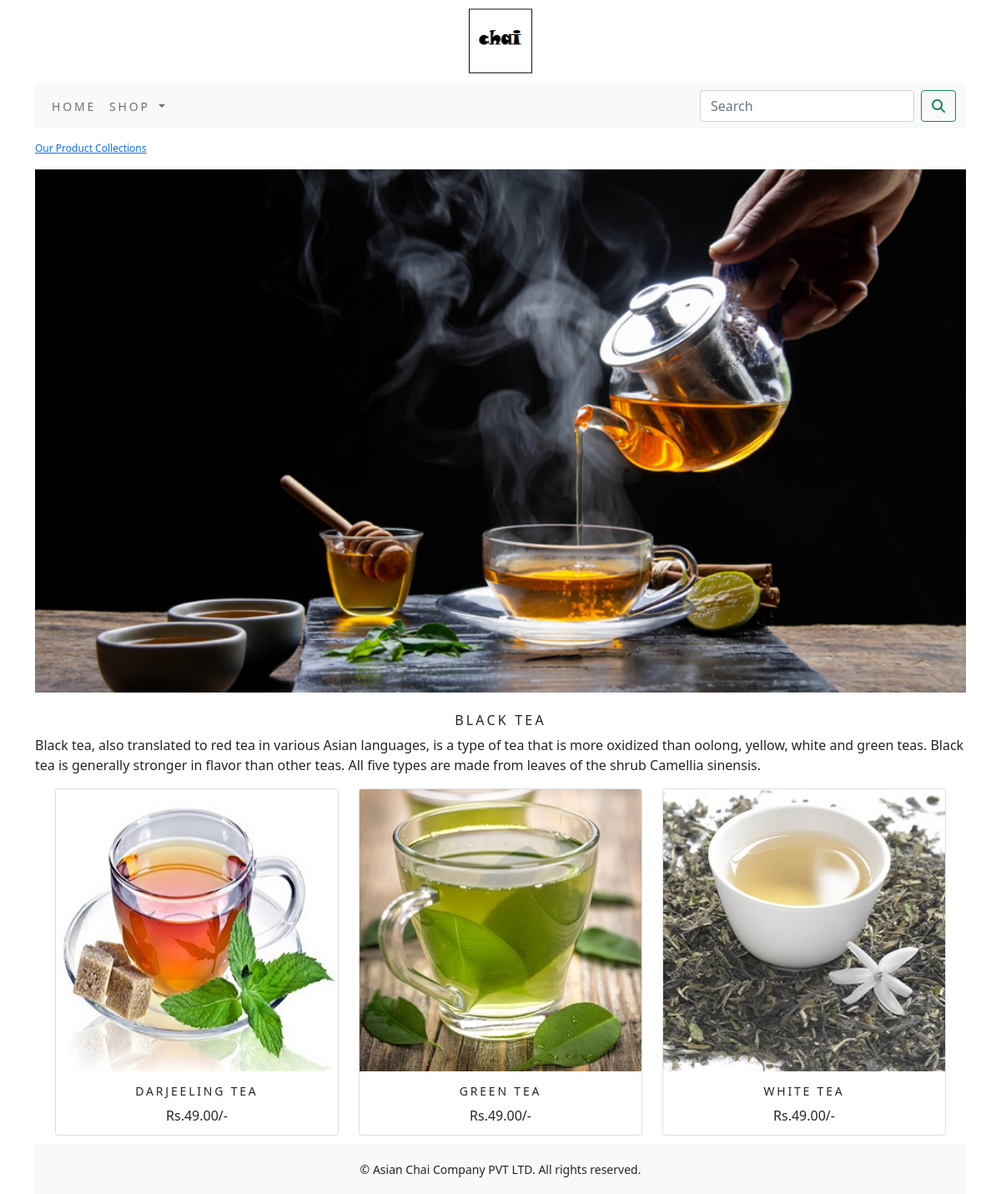
Screenshot of /black-tea/ with the database file from the repository.
### shop/models.py (models this page shows, shortened)
class Category(models.Model):
    name = models.CharField(max_length=250, unique=True)
    slug = models.SlugField(max_length=250, unique=True)
    description = models.TextField(blank=True)
    image = models.ImageField(upload_to='category', blank=True)
    class Meta:
        ordering = ('name',)
        verbose_name = 'category'
        verbose_name_plural = 'categories'
    def get_url(self):
        return reverse('shop:products_by_category', args=[self.slug])

class Product(models.Model):
    name = models.CharField(max_length=250, unique=True)
    slug = models.SlugField(max_length=250, unique=True)
    description = models.TextField(blank=True)
    price = models.DecimalField(max_digits=10, decimal_places=2)
    category = models.ForeignKey(Category, on_delete=models.CASCADE)
    image = models.ImageField(upload_to='product', blank=True)
    stock = models.IntegerField()
    available = models.BooleanField(default=True)
    created = models.DateTimeField(auto_now_add=True)
    updated = models.DateTimeField(auto_now=True)
    class Meta:
        ordering = ('name',)
        verbose_name = 'product'
        verbose_name_plural = 'products'
    def get_url(self):
        return reverse('shop:prodCatDetail', args=[self.category.slug, self.slug])

### shop/views.py (the view)
# urls.py: path('', views.allProdCat, name='allProdCat'),
def allProdCat(request, c_slug=None):
    c_page = None
    products_list = None
    if c_slug != None:
        c_page = get_object_or_404(Category, slug=c_slug)
        products_list = Product.objects.all().filter(category=c_page, available=True)
    else:
        products_list = Product.objects.all().filter(available=True)
    paginator = Paginator(products_list, 4)
    try:
        page = int(request.GET.get('page', '1'))
    except:
        page = 1
    try:
        products = paginator.page(page)
    except(EmptyPage, InvalidPage):
        products = paginator.page(paginator.num_pages)
    return render(request, 'category.html', {'category': c_page, 'products': products})

### cart/context_processors.py (called while the page is built)
def counter(request):
    item_count = 0
    if 'admin' in request.path:
        return {}
    else:
        try:
            cart = Cart.objects.filter(cart_id=_cart_id(request))
            cart_items = CartItem.objects.all().filter(cart=cart[:1])
            for cart_item in cart_items:
                item_count += cart_item.quantity
        except Cart.DoesNotExist:
            item_count = 0
    return dict(item_count=item_count)

### cart/views.py (called while the page is built)
def _cart_id(request):
    cart = request.session.session_key
    if not cart:
        cart = request.session.create()
    return cart

### shop/context_processors.py (called while the page is built)
def menu_links(request):
    links = Category.objects.all()
    return dict(links=links)

### template/category.html (shortened to what this page needs)
{% extends 'base.html' %}
{% load static %}
{% block content %}
{% if category %}
<div>
    <div class="row my_row_class">
        <div class="mx-auto">
        <p><a href="{% url 'shop:allProdCat' %}">Our Product Collections</a></p>
        </div>
    </div>
</div>
{% endif %}
<div class="mx-auto">
    {% if category %}
    <img class="my_image" src="{{category.image.url}}" alt="{{category.name}}">
</div><br>
<div>
    <h1 class="text-center my_title">{{category.name}}</h1>
    <p class="text-justify">{{category.description}}</p>
</div>
{% endif %}
<div class="container">
    <div class="row mx-auto">
        {% for product in products.object_list %}
        <div class="my_bottom_margin col-9 col-sm-12 col-md-4 col-lg-4">
            <div class="card text-center" style="min-width:18rem; height:26rem;">
             <a href="{{product.get_url}}"><img class="card-img-top my_image" src="{{product.image.url}}" alt="{{product.name}}"></a>
            <div class="card-body">
                <h4>{{product.name}}</h4>
                <p>Rs.{{product.price}}/-</p>
            </div>
            </div>
        </div>
        {% endfor %}
    </div>
</div>
{% endblock %}

### static/css/custom.css (style rules this page uses)
body { font-family: 'Roboto', sans-serif; }
.my_row_class { padding-top:15px; }
.my_row_class .mx-auto { color:#000; font-size:12px; }
.my_image { width:100%; height:auto; }
.my_title { font-size:16px; text-transform:uppercase; letter-spacing:.2em; }
.my_bottom_margin { margin-bottom:10px; }
.card-body h4 { font-size:14px; text-transform:uppercase; letter-spacing:.2em; }

### rows the page displays
Category: image (picture), name "BLACK TEA", description "Black tea, also translated to red tea in various Asian languages, is a type of tea that is more oxidized than oolong, yellow, white and green teas. Black tea is generally stronger in flavor than other teas. All five types are made from leaves of the shrub Camellia sinensis."
Product: image (picture), name "DARJEELING TEA", price "49.00"
Product: image (picture), name "GREEN TEA", price "49.00"
Product: image (picture), name "WHITE TEA", price "49.00"
